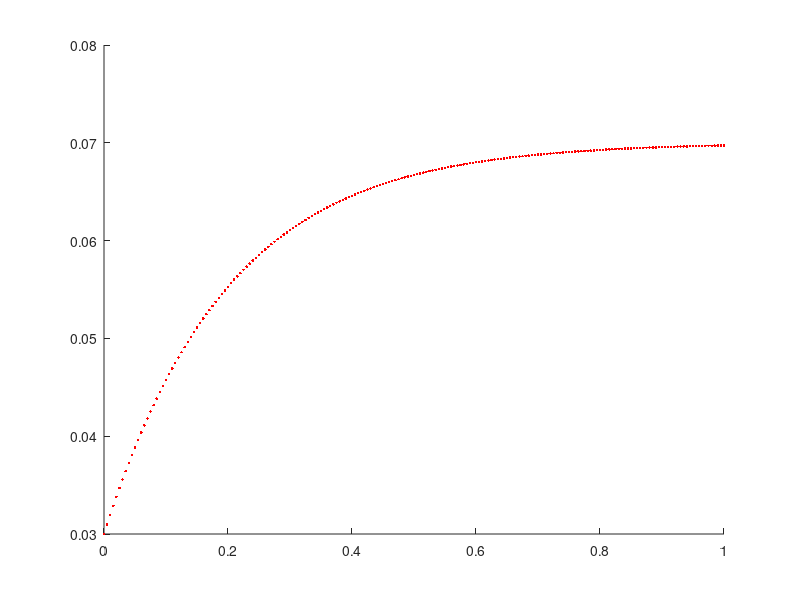

The MATLAB source for this figure: (Note: this script raises an error after producing the figure.)
%% Simulation of the Ornstein-Uhlenbeck Process
%  The formula for OUP is
%  dX(t) = alpha*(mu - X)*dt + sigma*dW(t)
% This could also be described as the Vasicek model, however, it is worth noting 
% they are the same thing. Vasicek just applied OUP to finance,
% specifically interest rates.

clear all
close all

% Parameters
npaths = 20000 ; % Number of paths to be simulated
T = 1 ; % Time horizon 
nsteps = 200 ; % Number of steps in [0,T]
dt = T/nsteps ; % Time grid
t = 0:dt:T ; % Discretization of our time grid
alpha = 5 ; % Speed at which it is mean reverting
mu = 0.07 ; % Long run mean
sigma = 0.07 ; % Vol/diffusion term
X0 = 0.03 ; % Initial value (e.g. current interest rate)

%% 1A Monte Carlo Simulation - Paths x Timesteps

% Paths as ROWS!
% Timesteps as COLUMNS!
%         t0   t1    t2   ...
% path 1: (0, 0.1, 0.4, ...)
% path 2: (0, -0.3, 0.1, ...)

% Since we now have our variable X with the equation (as part of the dt
% term) we can no longer simply compute an entre matrix for dX. We must use
% an iterative approach.

% Set up an [npaths,nsteps] matrix, with the first column all equal to X0
% (i.e. all paths start at X0) and the rest zeros (these will be filled out
% later).

X = [ X0*ones([npaths,1]) zeros([npaths,nsteps]) ] ;

% Define an [npaths,nsteps] matrix of normally distributed random numbers
N = randn([npaths,nsteps]) ;

% ----------------------------------------------
% 1. Euler-Maruyama Method
% ----------------------------------------------

% for i = [1:nsteps]
%     X(:,i+1) = X(:,i) + alpha*(mu-X(:,i))*dt + sigma*sqrt(dt)*N(:,i) ;
% end

% ----------------------------------------------
% 2. Euler-Maruyama Method with Analytic Moments
% ----------------------------------------------
% To use the analytic moments method we need analytic expressions for the
% expectation E(X) and varaince Var(X)
% For the OUP we have these expressions (see Ballotta & Fusai p.94)

% E(X) = X0*exp(-alpha*t) + mu*( 1-exp(-alpha*t) )
% Var(X) = (sigma^2/2*alpha) * ( 1-exp(-2*alpha*t) )

% We then ignore the form of our model and compute:
% dX = E(X) + sqrt(Var(X))*randn()
% Substituting our dt for t, and X0 with the X from the previous timestep

for i = [1:nsteps]
    X(:,i+1) = X(:,i)*exp(-1*alpha*dt) + mu*(1-exp(-1*alpha*dt)) + ...
                sigma*sqrt((1-exp(-2*alpha*dt))/(2*alpha))*N(:,i) ;
end

%% 1B Monte Carlo Simulation - Timesteps x Paths

% Timesteps as ROWS!
% Paths as COLUMNS!
%   path1    path2
% t0 ( 0  ,  0  ... )
% t1 (0.1 , -0.3 .. )
% t2 (0.4 , 0.1 ... )

X = [ X0*ones([1,npaths]) ; zeros([nsteps,npaths]) ] ;

% Define an [nsteps,npaths] matrix of normally distributed random numbers
N = randn([nsteps,npaths]) ;

% ----------------------------------------------
% 1. Euler-Maruyama Method
% ----------------------------------------------

% for i = [1:nsteps]
%     X(i+1,:) = X(i,:) + alpha*(mu-X(i,:))*dt + sigma*sqrt(dt)*N(i,:) ;
% end

% ----------------------------------------------
% 2. Euler-Maruyama Method with Analytic Moments
% ----------------------------------------------

% E(X) = X0*exp(-alpha*t) + mu*( 1-exp(-alpha*t) )
% Var(X) = (sigma^2/2*alpha) * ( 1-exp(-2*alpha*t) )

for i = [1:nsteps]
    X(i+1,:) = X(i,:)*exp(-1*alpha*dt) + mu*(1-exp(-1*alpha*dt)) + ...
                sigma*sqrt((1-exp(-2*alpha*dt))/(2*alpha))*N(i,:) ;
end

%% 2A Expected, mean and sample paths and long term average

close all
figure(1)
EX = X0*exp(-alpha*t) + mu*( 1-exp(-alpha*t) ) ;
plot(t,EX,'r.',t,mean(X,1),'k.',t,mu*ones(size(t)),'k--',t,X(1:1000:end,:))
legend('Expected path','Mean path','Long-term average')
xlabel('t')
ylabel('X')
% We also compute the standard deviation (sqrt(VarX)) as t -> inf
sdevinfty = sigma/sqrt(2*alpha);
ylim([mu-4*sdevinfty,mu+4*sdevinfty])
title('Ornstein-Uhlenbeck process dX = \alpha(\mu-X)dt + \sigmadW')

%% 2B Expected, mean and sample paths and long term average

close all
figure(2)
EX = X0*exp(-alpha*t) + mu*( 1-exp(-alpha*t) ) ;
plot(t,EX,'r.',t,mean(X,2),'k.',t,mu*ones(size(t)),'k--',t,X(:,1:1000:end))
legend('Expected path','Mean path','Long-term average')
xlabel('t')
ylabel('X')
% We also compute the standard deviation (sqrt(VarX)) as t -> inf
sdevinfty = sigma/sqrt(2*alpha);
ylim([mu-4*sdevinfty,mu+4*sdevinfty])
title('Ornstein-Uhlenbeck process dX = \alpha(\mu-X)dt + \sigmadW')

%% 3A Variance = Mean Square Deviation

figure(3)
VARX = sigma^2/(2*alpha)*(1-exp(-2*alpha*t)) ;
plot(t,VARX,'r',t,sigma^2*t,'g',t,sigma^2/(2*alpha)*ones(size(t)),'b',t,var(X,'',1),'m', ...
    t,mean((X-EX).^2,1),'c--')
legend('Theory','\sigma^2t','\sigma^2/(2\alpha)','Sampled 1','Sampled 2','Location','SouthEast')
xlabel('t')
ylabel('Var(X) = E((X-E(X))^2)')
ylim([0 0.0006])
title('Ornstein-Uhlenbeck process: variance')

%% 3B Variance = Mean Square Deviation

figure(4)
VARX = sigma^2/(2*alpha)*(1-exp(-2*alpha*t)) ;
plot(t,VARX,'r',t,sigma^2*t,'g',t,sigma^2/(2*alpha)*ones(size(t)),'b',t,var(X,'',2),'m', ...
    t,mean((X-EX').^2,2),'c--')
% Note the transpose of EX in the above line to account for dimensions
legend('Theory','\sigma^2t','\sigma^2/(2\alpha)','Sampled 1','Sampled 2','Location','SouthEast')
xlabel('t')
ylabel('Var(X) = E((X-E(X))^2)')
ylim([0 0.0006])
title('Ornstein-Uhlenbeck process: variance')

%% 4A Mean Absolute Deviation

figure(5)
plot(t,sigma*sqrt((1-exp(-2*alpha*t))/(pi*alpha)),'r',t,sigma*sqrt(2*t/pi),'g', ...
    t,sigma/sqrt(pi*alpha)*ones(size(t)),'b',t,mean(abs(X-EX),1),'m')
legend('Theory','\sigma(2t/\pi)^{1/2}','Long-term average','Sampled','Location','SouthEast')
xlabel('t')
ylabel('E(|X-E(X)|) = (2Var(X)/pi)^{1/2}')
ylim([0 0.02])
title('Ornstein-Uhlenbeck process: mean absolute deviation')

%% 4B Mean Absolute Deviation

figure(6)
plot(t,sigma*sqrt((1-exp(-2*alpha*t))/(pi*alpha)),'r',t,sigma*sqrt(2*t/pi),'g', ...
    t,sigma/sqrt(pi*alpha)*ones(size(t)),'b',t,mean(abs(X-EX'),2),'m')
% Note the transpose of EX in the above line to account for dimensions
legend('Theory','\sigma(2t/\pi)^{1/2}','Long-term average','Sampled','Location','SouthEast')
xlabel('t')
ylabel('E(|X-E(X)|) = (2Var(X)/pi)^{1/2}')
ylim([0 0.02])
title('Ornstein-Uhlenbeck process: mean absolute deviation')

%% 5A Autocovariance

C = zeros([npaths,2*nsteps+1]) ;
for i = [1:npaths] 
    C(i,:) = xcorr(X(i,:)-EX,'unbiased') ;
end
C = mean(C,1) ;

figure(7)
plot(t,sigma^2/(2*alpha)*exp(-alpha*t),'r',t,C(nsteps+1:end),'b',t,sigma^2/(2*alpha)*ones(size(t)),'g.',t,mean(var(X,0,1))*ones(size(t)),'c.')
xlabel('\tau')
ylabel('C(\tau)')
legend('Theory','Sampled','Var for infinite t','Average sampled Var','Location','East')
title('Ornstein-Uhlenbeck process: autocovariance')

%% 5B Autocovariance

C = zeros([2*nsteps+1,npaths]) ;
for i = [1:npaths]
    C(:,i) = xcorr(X(:,i)-EX','unbiased') ;
% Note the transpose of EX in the above line to account for dimensions    
end
C = mean(C,2);

figure(8)
plot(t,sigma^2/(2*alpha)*exp(-alpha*t),'r',t,C(nsteps+1:end),'b',t,sigma^2/(2*alpha)*ones(size(t)),'go',t,mean(var(X,0,2))*ones(size(t)),'co')
xlabel('\tau')
ylabel('C(\tau)')
legend('Theory','Sampled','Var for infinite t','Average sampled Var','Location','East')
title('Ornstein-Uhlenbeck process: autocovariance')

%% 6A Autocorrelation

% The autocorrelation is the Covariance/Variance. However, since our OUP is
% only quasi-stationary (i.e. it is only stationary in the limit t -> inf)
% we will compute the autocorrelation as we have done above, in the limit
% as t -> inf

% It can be shown that in the limit, the autocorrelation becomes
% Corr(t,s) = exp(-1*alpha*tau)     with t < s

% Theoretical autocorrelation
CORRX = exp(-1*alpha*t) ;

figure(9)
plot(t,CORRX,'r',t,C(nsteps+1:end)/C(nsteps+1),'b')
xlabel('\tau')
ylabel('c(\tau)')
legend('Theory','Sampled')
title('Ornstein-Uhlenbeck process: autocorrelation')

%% 6B Autocorrelation

% Theoretical autocorrelation
CORRX = exp(-1*alpha*t) ;

figure(10)
plot(t,CORRX,'r',t,C(nsteps+1:end)/C(nsteps+1),'b')
xlabel('\tau')
ylabel('c(\tau)')
legend('Theory','Sampled')
title('Ornstein-Uhlenbeck process: autocorrelation')